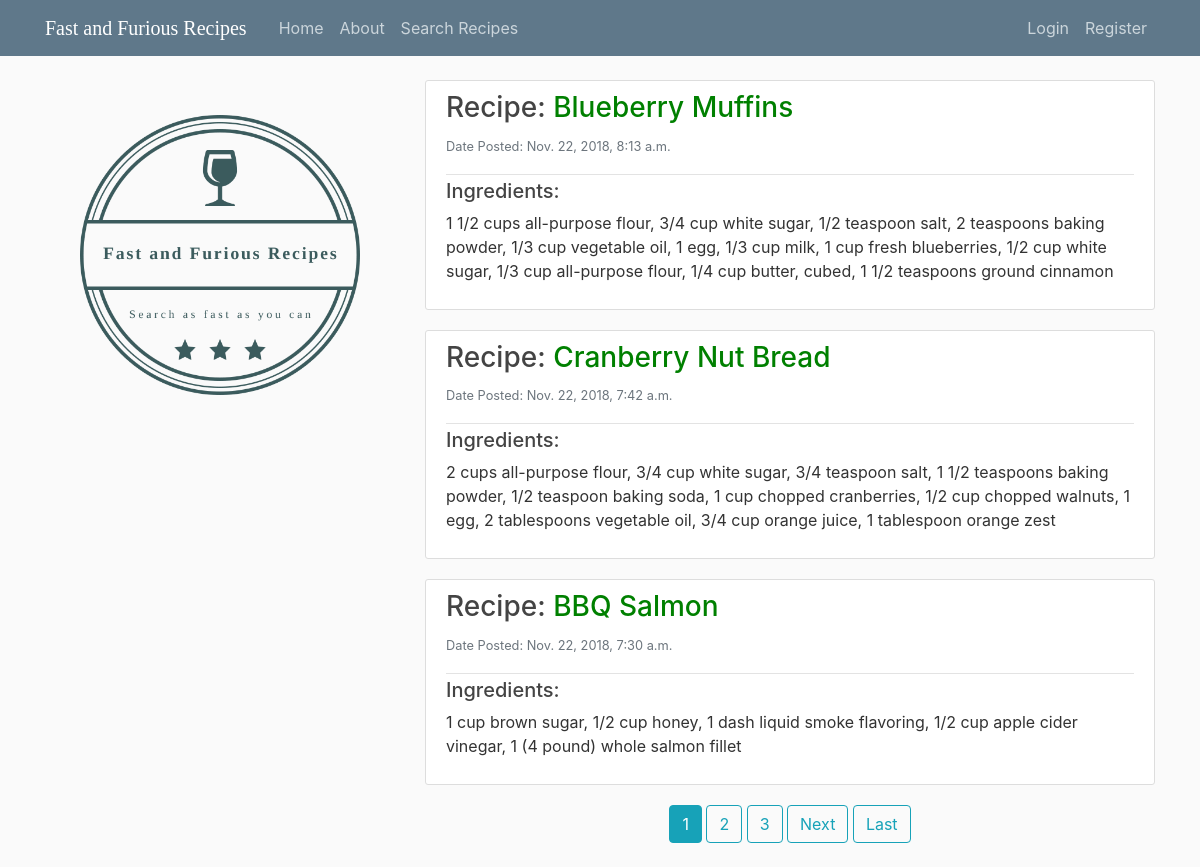
The page / on the database its author committed.
### recipes/models.py (models this page shows, shortened)
class Recipes(models.Model):
    title = models.CharField(max_length=100)
    ingredients = models.TextField()
    content = models.TextField()
    date_posted = models.DateTimeField(default=timezone.now)
    author = models.ForeignKey(User, on_delete=models.CASCADE)

### recipes/views.py (the view)
# urls.py: path('', RecipesListView.as_view(), name='recipes-home'),
class RecipesListView(ListView):
    model = Recipes
    template_name = 'recipes/home.html'
    context_object_name = 'recipes'
    ordering = ['-date_posted']
    paginate_by = 3

### recipes/templates/recipes/home.html (shortened to what this page needs)
{% extends "recipes/base.html" %}
{% block content%}
  {% for recipe in recipes %}
     <article class="media content-section">
      <div class="media-body">
      <div class="article-metadata">
          <h3><a class="article-title" href="{% url 'recipes-detail' recipe.id %}"> Recipe: <font color = "green"> {{ recipe.title }}</font></a></h3>
            <p> <small class="text-muted"> Date Posted:  {{recipe.date_posted}} </small></p>
      </div>
          <h5>Ingredients: </h5> <p>  {{ recipe.ingredients}}</p>
      </div>
    </article>
  {% endfor %}
<div align="center">
  {% if is_paginated %}
      {% for num in page_obj.paginator.page_range %}
        {% if page_obj.number == num %}
          <a class="btn btn-info mb-4" href="?page={{ num }}">{{ num }}</a>
        {% elif num > page_obj.number|add:'-3' and num < page_obj.number|add:'3' %}
          <a class="btn btn-outline-info mb-4" href="?page={{ num }}">{{ num }}</a>
        {% endif %}
      {% endfor %}
      {% if page_obj.has_next %}
        <a class="btn btn-outline-info mb-4" href="?page={{ page_obj.next_page_number }}">Next</a>
        <a class="btn btn-outline-info mb-4" href="?page={{ page_obj.paginator.num_pages }}">Last</a>
      {% endif %}
    {% endif %}
</div>
{% endblock content%}

### recipes/static/recipes/main.css (style rules this page uses)
body { background: #fafafa; color: #333333; margin-top: 5rem; }
h1, h2, h3, h4, h5, h6 { color: #444444; }
.content-section { background: #ffffff; padding: 10px 20px; border: 1px solid #dddddd; border-radius: 3px; margin-bottom: 20px; }
.article-title { color: #444444; }
.article-metadata { padding-bottom: 1px; margin-bottom: 4px; border-bottom: 1px solid #e3e3e3 }

### rows shown on the page
Recipes: title "Blueberry Muffins", date_posted "Nov. 22, 2018, 8:13 a.m.", ingredients "1 1/2 cups all-purpose flour, 3/4 cup white sugar, 1/2 teaspoon salt, 2 teaspoons baking powder, 1/3 cup vegetable oil, 1 egg, 1/3 cup milk, 1 cup fresh blueberries, 1/2 cup white sugar, 1/3 cup all-purpose flour, 1/4 cup butter, cubed, 1 1/2 teaspoons ground cinnamon"
Recipes: title "Cranberry Nut Bread", date_posted "Nov. 22, 2018, 7:42 a.m.", ingredients "2 cups all-purpose flour, 3/4 cup white sugar, 3/4 teaspoon salt, 1 1/2 teaspoons baking powder, 1/2 teaspoon baking soda, 1 cup chopped cranberries, 1/2 cup chopped walnuts, 1 egg, 2 tablespoons vegetable oil, 3/4 cup orange juice, 1 tablespoon orange zest"
Recipes: title "BBQ Salmon", date_posted "Nov. 22, 2018, 7:30 a.m.", ingredients "1 cup brown sugar, 1/2 cup honey, 1 dash liquid smoke flavoring, 1/2 cup apple cider vinegar, 1 (4 pound) whole salmon fillet"

### other values the page prints
{{ num }} "1"
{{ num }} "2" "3"
